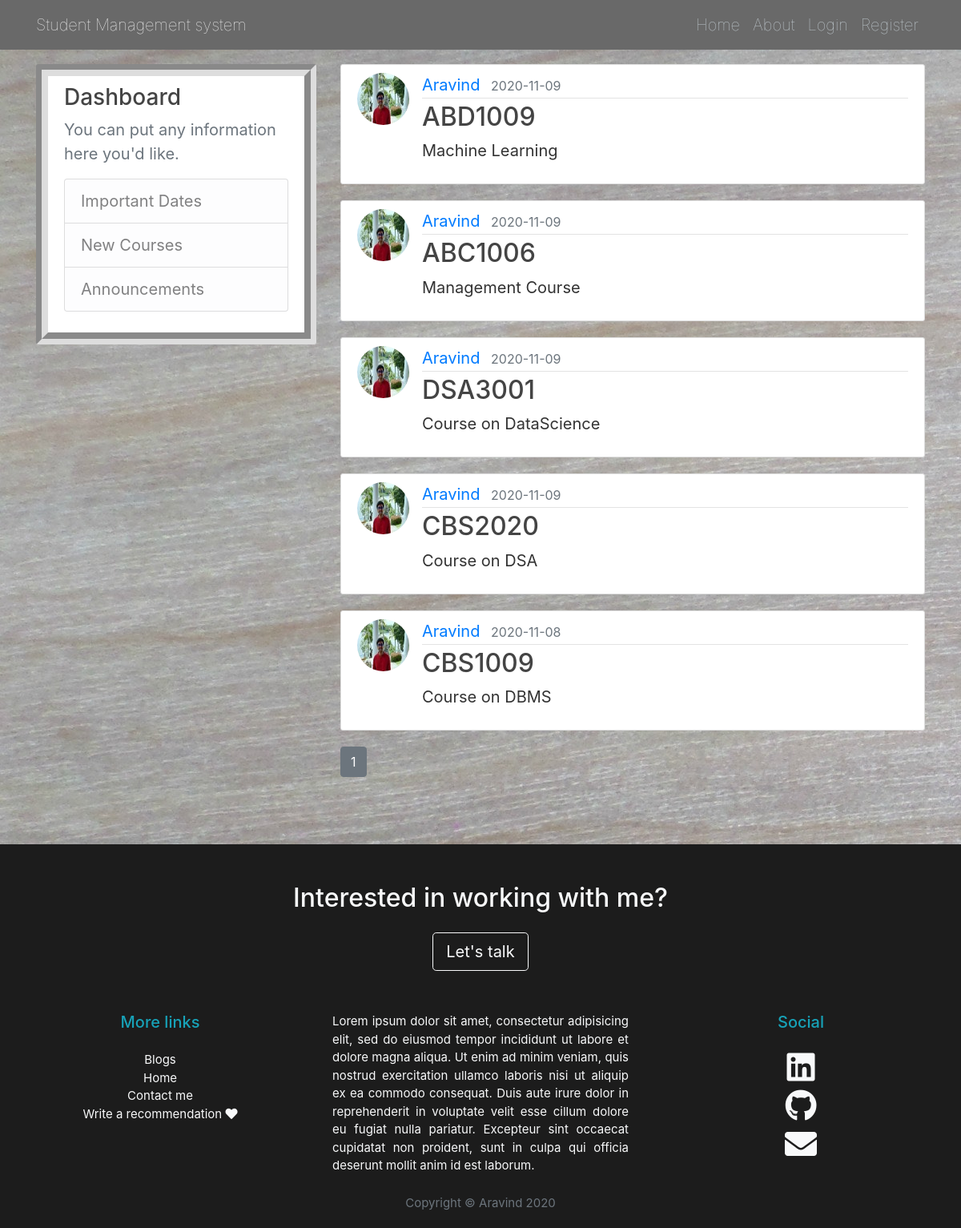
The page /home on the database its author committed.
### flaskblog/models.py (models this page shows, shortened)
class Post(db.Model):
    id = db.Column(db.Integer, primary_key=True)
    title = db.Column(db.String(100), nullable=False)
    date_posted = db.Column(db.DateTime, nullable=False, default=datetime.utcnow)
    content = db.Column(db.Text, nullable=False)
    user_id = db.Column(db.Integer, db.ForeignKey('user.id'), nullable=False)

class User(db.Model, UserMixin):
    id = db.Column(db.Integer, primary_key=True)
    username = db.Column(db.String(20), unique=True, nullable=False)
    email = db.Column(db.String(120), unique=True, nullable=False)
    image_file = db.Column(db.String(20), nullable=False, default='default.jpg')
    password = db.Column(db.String(60), nullable=False)
    posts = db.relationship('Post', backref='author', lazy=True)

### flaskblog/routes.py (the view)
@app.route("/")
@app.route("/home")
def home():
    page = request.args.get('page', 1, type=int)
    posts = Post.query.order_by(Post.date_posted.desc()).paginate(page=page, per_page=5)
    return render_template('home.html', posts=posts)

### flaskblog/templates/home.html
{% extends "layout.html" %}
{% block content %}
    {% for post in posts.items %}
        <article class="media content-section">
          <img class="rounded-circle article-img" src="{{ url_for('static', filename='profile_pics/' + post.author.image_file) }}">
          <div class="media-body">
            <div class="article-metadata">
              <a class="mr-2" href="{{ url_for('user_posts', username=post.author.username) }}">{{ post.author.username }}</a>
              <small class="text-muted">{{ post.date_posted.strftime('%Y-%m-%d') }}</small>
            </div>
            <h2><a class="article-title" href="{{ url_for('post', post_id=post.id) }}">{{ post.title }}</a></h2>
            <p class="article-content">{{ post.content }}</p>
          </div>
        </article>
    {% endfor %}
    {% for page_num in posts.iter_pages(left_edge=1, right_edge=1, left_current=1, right_current=2) %}
      {% if page_num %}
        {% if posts.page == page_num %}
          <a class="btn btn-secondary  mb-4" href="{{ url_for('home', page=page_num) }}">{{ page_num }}</a>
        {% else %}
          <a class="btn btn-outline-secondary mb-4" href="{{ url_for('home', page=page_num) }}">{{ page_num }}</a>
        {% endif %}
      {% else %}
        ...
      {% endif %}
    {% endfor %}
{% endblock content %}

### flaskblog/templates/layout.html (shortened to what this page needs)
<!DOCTYPE html>
<html>
<head>
    <link rel="stylesheet" href="https://maxcdn.bootstrapcdn.com/bootstrap/4.0.0/css/bootstrap.min.css">
    <link rel="stylesheet" type="text/css" href="{{ url_for('static', filename='main.css') }}">
    <link
      rel="stylesheet"
      href="https://use.fontawesome.com/releases/v5.7.0/css/all.css"
    />
</head>
<body style="font-size: 20px;background-image: url(../static/profile_pics/back.jpg);">
    <header class="site-header">
      <nav class="navbar navbar-expand-md navbar-dark bg-steel fixed-top"  style="background-color: #696969;font-weight: 5;">
        <div class="container">
          <a class="navbar-brand mr-4" href="/">Student Management system</a>
          <div class="collapse navbar-collapse" id="navbarToggle">
            <div class="navbar-nav ml-auto">
              <a class="nav-item nav-link" href="{{ url_for('home') }}">Home</a>
              <a class="nav-item nav-link" href="{{ url_for('about') }}">About</a>
            </div>
            <div class="navbar-nav">
              {% if current_user.is_authenticated %}
                <a class="nav-item nav-link" href="{{ url_for('new_post') }}">New Courses</a>
                <a class="nav-item nav-link" href="{{ url_for('account') }}">Hey, {{current_user.username}}</a>
                <a class="nav-item nav-link" href="{{ url_for('logout') }}">Logout</a>
              {% else %}
                <a class="nav-item nav-link" href="{{ url_for('login') }}">Login</a>
                <a class="nav-item nav-link" href="{{ url_for('register') }}">Register</a>
              {% endif %}
            </div>
          </div>
        </div>
      </nav>
    </header>
    <main role="main" class="container">
      <div class="row">
        <div class="col-md-4">
          <div class="content-section" style="border-style: groove;border-width: 15px">
            <h3>Dashboard</h3>
            <p class='text-muted'>You can put any information here you'd like.
              <ul class="list-group">
                <li class="list-group-item list-group-item-light">Important Dates</li>
                <li class="list-group-item list-group-item-light">New Courses</li>
                <li class="list-group-item list-group-item-light">Announcements</li>
             </ul>
            </p>
          </div>
        </div>
        <div class="col-md-8">
          {% block content %}{% endblock %}
        </div>
      </div>
    </main>
</body>
<br>
<br>
<footer>
      <div class="container-fluid text-center" style="background-color:#1c1c1c; font-size: 15px">
        <div class="py-5">
          <h2 class="text-light">Interested in working with me?</h2>
          <button
            class="btn btn-outline-light btn-lg mt-3"
            onclick="window.location.href='https://www.facebook.com/messages/t/100011109245201';"
          >
            Let's talk
          </button>
        </div>
        <div class="row">
          <div class="col-12 col-md-4 py-1">
            <h5 class="text-info pb-3">More links</h5>
            <a href="#" class="text-light d-block">Blogs</a>
            <a href="#" class="text-light d-block">Home</a>
            <a href="#" class="text-light d-block">Contact me</a>
            <a href="#" class="text-light">
              Write a recommendation <i class="fas fa-heart text-light"></i>
            </a>
          </div>
          <div class="col-12 col-md-4 text-light text-justify py-1">
            <p>
              Lorem ipsum dolor sit amet, consectetur adipisicing elit, sed do eiusmod
            tempor incididunt ut labore et dolore magna aliqua. Ut enim ad minim veniam,
            quis nostrud exercitation ullamco laboris nisi ut aliquip ex ea commodo
            consequat. Duis aute irure dolor in reprehenderit in voluptate velit esse
            cillum dolore eu fugiat nulla pariatur. Excepteur sint occaecat cupidatat non
            proident, sunt in culpa qui officia deserunt mollit anim id est laborum.
            </p>
          </div>
          <div class="col-12 col-md-4 py-1">
            <h5 class="text-info pb-3">Social</h5>
            <a
              href="https://www.linkedin.com/in/aravind-harinarayanan-285492189/"
            >
              <i class="fab fa-linkedin text-light h1 d-block"></i>
            </a>
            <a href="https://github.com/AravindHari">
              <i class="fab fa-github text-light h1 d-block"></i>
            </a>
            <a href="#">
              <i class="fas fa-envelope text-light h1 d-block"></i>
            </a>
          </div>
        </div>
        <div class="text-muted py-1">
          <p>Copyright © Aravind 2020</p>
        </div>
      </div>
    </footer>
</html>

### flaskblog/static/main.css (style rules this page uses)
body { background: #fafafa; color: #333333; margin-top: 5rem; }
h1, h2, h3, h4, h5, h6 { color: #444444; }
.bg-steel { background-color: #5f788a; }
.site-header .navbar-nav .nav-link { color: #cbd5db; }
.content-section { background: #ffffff; padding: 10px 20px; border: 1px solid #dddddd; border-radius: 3px; margin-bottom: 20px; }
.article-title { color: #444444; }
.article-content { white-space: pre-line; }
.article-img { height: 65px; width: 65px; margin-right: 16px; }
.article-metadata { padding-bottom: 1px; margin-bottom: 4px; border-bottom: 1px solid #e3e3e3 }

### rows shown on the page
Post: image_file (picture), author.username "Aravind", date_posted "2020-11-09", title "ABD1009", content "Machine Learning"
Post: image_file (picture), author.username "Aravind", date_posted "2020-11-09", title "ABC1006", content "Management Course"
Post: image_file (picture), author.username "Aravind", date_posted "2020-11-09", title "DSA3001", content "Course on DataScience"
Post: image_file (picture), author.username "Aravind", date_posted "2020-11-09", title "CBS2020", content "Course on DSA"
Post: image_file (picture), author.username "Aravind", date_posted "2020-11-08", title "CBS1009", content "Course on DBMS"

### other values the page prints
{{ page_num }} "1"
